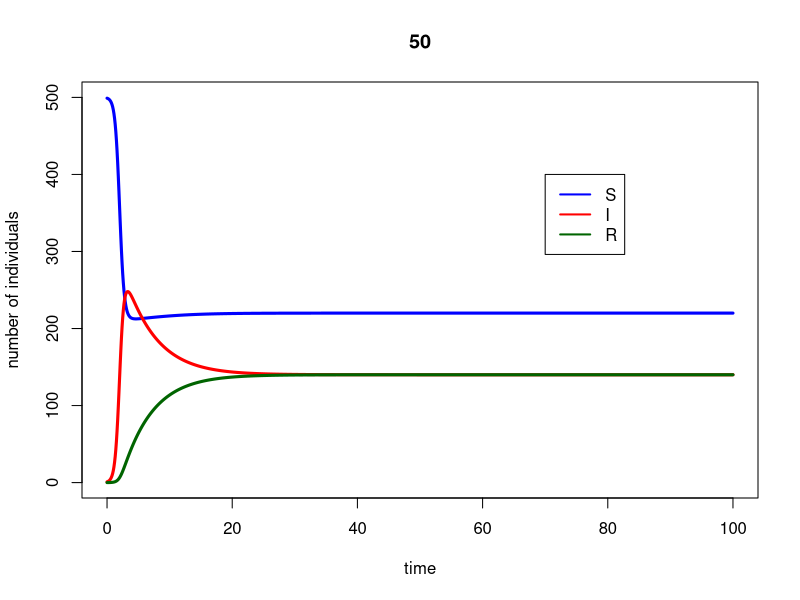
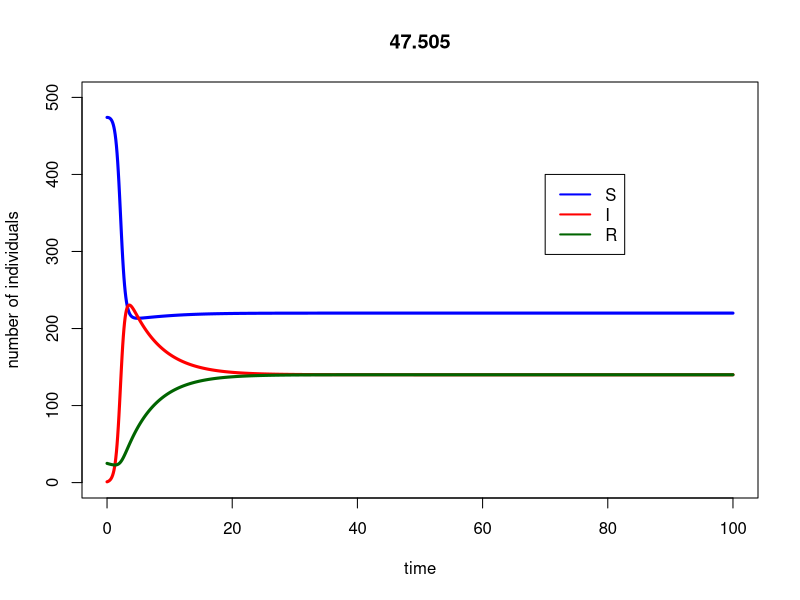
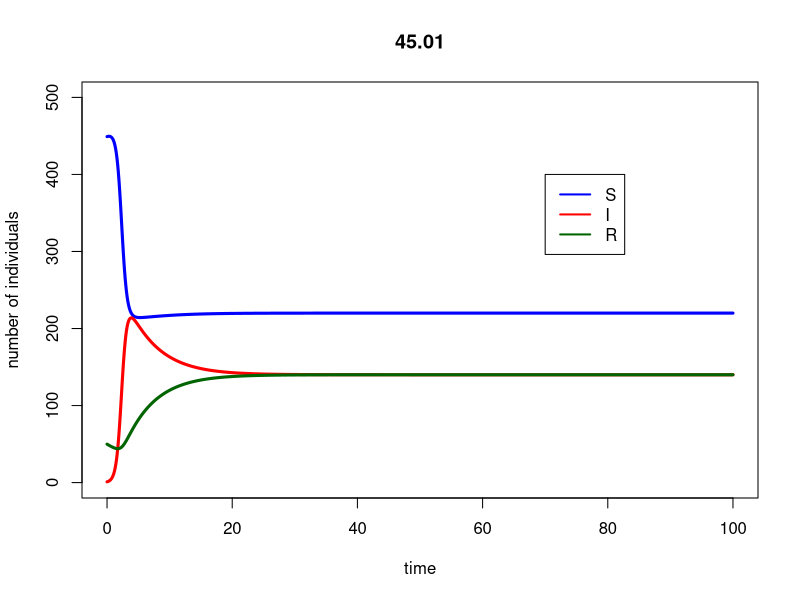
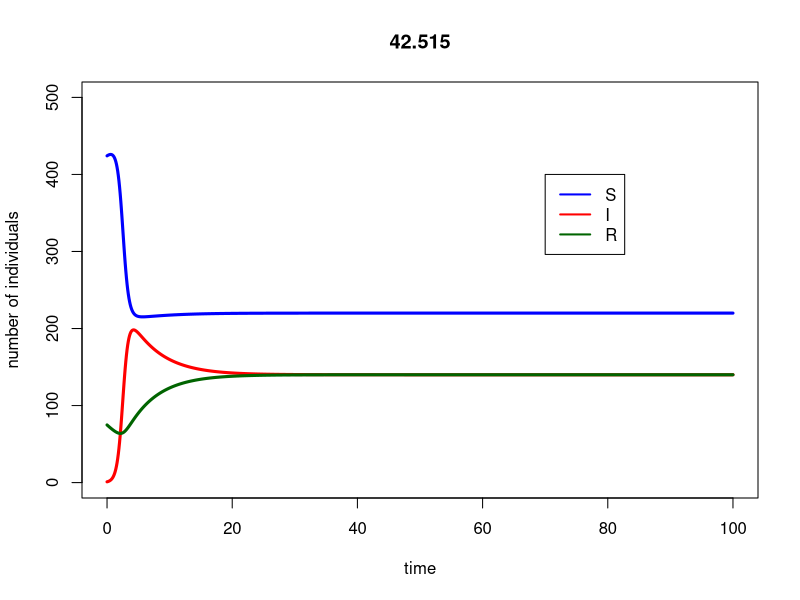
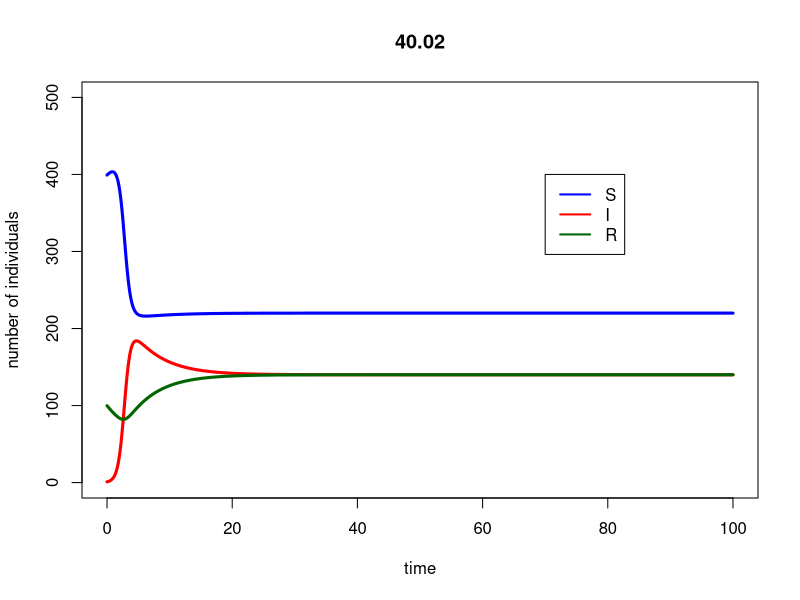
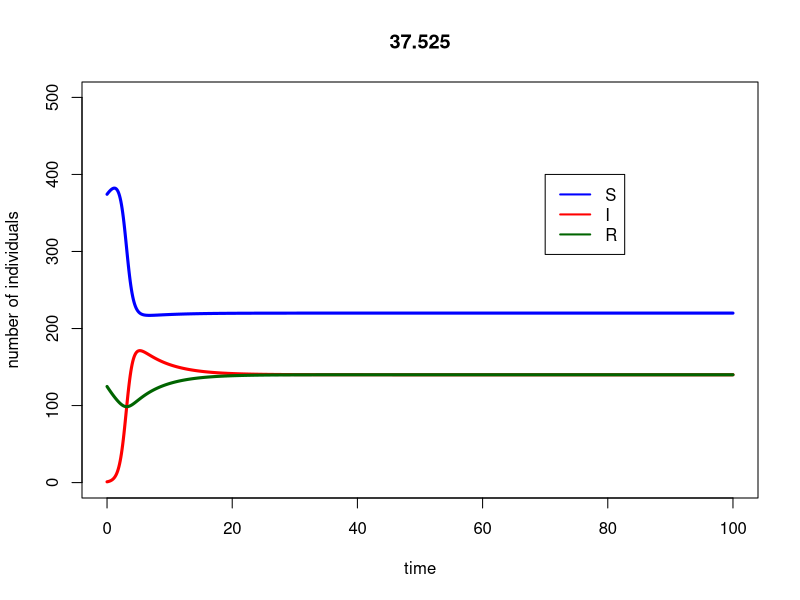
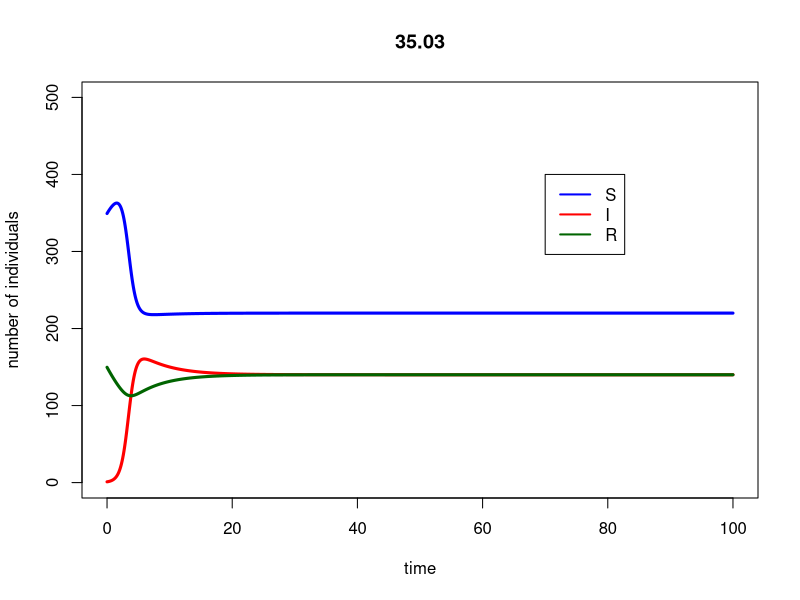
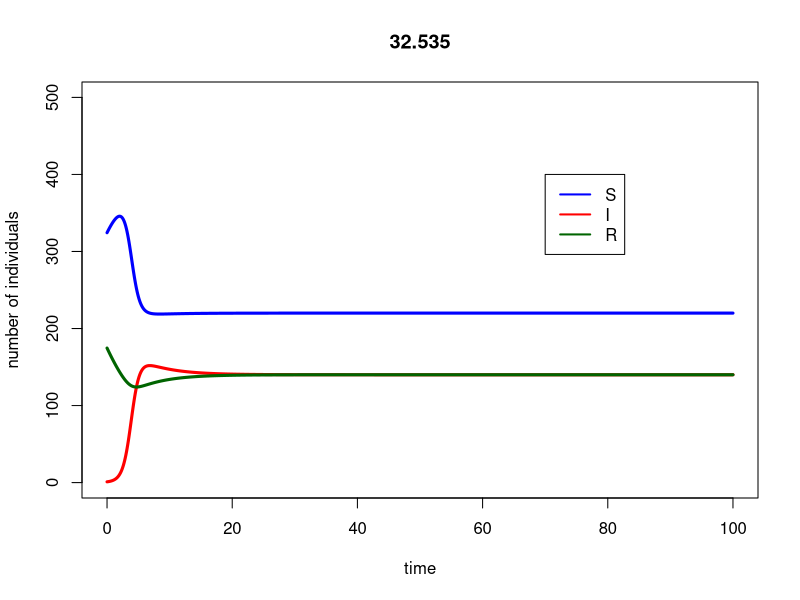

Reproduce these figures in R, in order.
##########################################################
# Starting script to the module 'SIR models of epidemics'
##########################################################

# implements the basic SIR model, and plots simulation results

## Here you only need to know basic things:
##  #	To make comments
##  <-	Assigning a value to a symbol
##  c	To create a vector c(v1, v2, ..., vn)
##  e	is *10^
##  seq(a,b,c)	To create a sequence from a to b with intervals c


###################################
# FUNCTION DEFINITIONS
###################################

###
# SIR <- function(t, x, parms)
# Use: calculates the derivatives for the SIR model
# Input: 
#      t: time (not used here, because there is no explicit time dependence)
#      x: vector of the current values of all variables (S, I, R)
#      parms: vector of all parameter values
# Output:
#      der: vector of derivatives

# To use the lsoda function, the model function has to be a function of t (time),
# x (the vector of the variables) and parms (the parameters of the model).

SIR <- function(t, x, parms){

# Beta and r are not global variables. This means that if you type beta in R, the output will be 'beta',
# and not its value. You have to specify that you want to use the value of beta from 'parms' to solve the ODEs.
# Similarly, the variables of the model are taken from the vector x. This is done by the 'with' function.

  with(as.list(c(parms,x)),{
    dS <- d*(S+I+R)+g*I - beta*S*I - d*S #szuletes = halal, ezert a halalt parameterezem csak
    # d*sig+gi a total szuletesszam, ds a S-ek halala
    dI <- + beta*S*I - r*I - d*I -g*I
    #dI a sima halalozasi rataval halo I-k, g*I amennyivel jobban meghalnak az I-k
    dR <- r*I - d*R         # Note: because S+I+R=constant, this equation could actually be omitted,
                  # and R at any time point could simply be calculated as N-S-I.
    der <- c(dS, dI,dR)
    list(der)  # the output must be returned    
  }) # end of 'with'

}  # end of function definition


###########################
# MAIN PROGRAM
###########################

### LOAD LIBRARIES
#load R library for ordinary differential equation solvers
library(deSolve)
R0_vektor = vector(mode="list") #ez lesz amiben az R0-okat tárolom
### INITIALIZE PARAMETER SETTINGS
for (v in 1:21) {
  f = (v-1)/20
  index = f*100
  S0 = 499
  parms <- c(beta=1e-2, r=1e-1, d=0.1, g=2)		# set the parameters of the model
  inits <- c(S=(1-f)*S0, I=1, R=f*S0)		# set the initial values
  dt    <- seq(0,100,0.1)			# set the time points for evaluation


  # Calculate and print R_0 on the screen
  N <- sum(inits)
  R_0 <- with(as.list(parms),{beta*(N-f*S0)/r})
  print(paste("hany szazalek oltott", index))
  print(paste("R_0 =",R_0),quote=FALSE)
  R0_vektor[v] = (R_0) #a vektor/lista/kisfaszom v-edik eleme legyen az aktualis R0 ertek
  names(R0_vektor)[v] = f*100 #a vektor/lista/kisfaszom v-edik elemenek a neve legyen az oltottsagi %


  ### SIMULATE THE MODEL

  ## Use lsoda to solve the differential equations numerically. The syntax should be
  ## lsoda(initial values, time points, function, parameters)

  simulation <- as.data.frame(lsoda(inits, dt, SIR, parms=parms)) # this way our set 'parms' will be used as default

  ### PLOT THE OUTPUT

  # If you remove the # before pdf(...) and dev.off(), the output will be written in a pdf file,
  # in the working directory. If you don't, a window containing your graph will just pop up.

  #pdf("startingscript.pdf")
  #par(cex=1.7)
  # Plot S according to time, in blue, and add the graph I and R according to time,
  # in red and dark green respectively. Call help(plot) for further details.

  attach(simulation) # this command allows you to refer to the columns of the data frame directly.

  plot(dt, S, type="l", col="blue", ylim=c(0,sum(inits)), main = R_0, xlab="time", ylab="number of individuals",lwd=3)
  lines(dt, I, type="l", col="red",lwd=3)
  lines(dt, R, type="l", col="darkgreen",lwd=3)

  # Add a legend to the graph
  legend(70,400, legend=c("S","I","R"), col=c("blue", "red", "darkgreen"), lty=1,lwd=2)
  #dev.off()

  detach(simulation) # clean up the search path
}
print(R0_vektor)
volte = FALSE #ebben tarolom, hogy van-e olyan oltottsag, ami megelozi a jarvanyt
for (a in 1:length(R0_vektor)) {
  if (R0_vektor[a] < 1) {
    print(names(R0_vektor)[a])
    volte = TRUE
    break
  }
}
if (volte == FALSE) {
  print("Mind meg fogunk dogleni")
}
